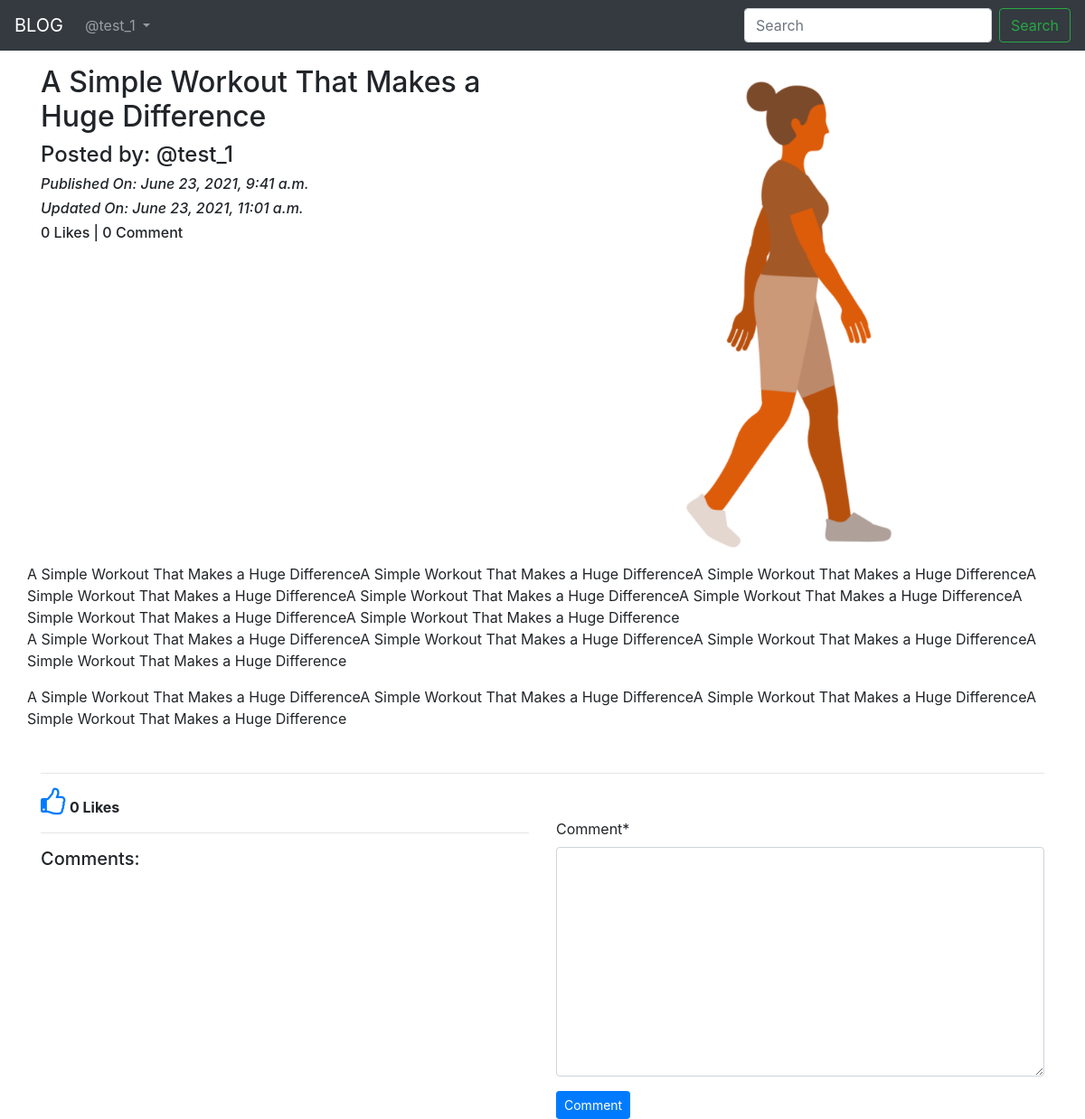
Page /blog/details/A-Simple-Workout-That-Makes-a-Huge-Difference-45eb043b-4f4b-4506-9a0d-4f77907d815c/ (signed in) on the committed database.
### App_Blog/models.py (models this page shows, shortened)
class Blog(models.Model):
    author = models.ForeignKey(User, on_delete=models.CASCADE, related_name='post_author')
    blog_title = models.CharField(max_length=300, verbose_name='Put a Title')
    slug = models.SlugField(max_length=264, unique=True, null=True)
    blog_content = models.TextField(verbose_name='What is on your mind')
    blog_image = models.ImageField(upload_to='blog_images', verbose_name='Image', null=True, blank=True,)
    publish_date = models.DateTimeField(auto_now_add=True)
    update_date = models.DateTimeField(auto_now=True)
    class Meta:
        ordering = ['-publish_date']

### App_Blog/views.py (the view, shortened to what this page needs)
# urls.py: path('details/<slug>/', views.blog_details, name="blog_details"),
@login_required
def blog_details(request, slug):
    blog = Blog.objects.get(slug=slug)
    comment_form = CommentForm()
    already_liked = Likes.objects.filter(blog=blog, user=request.user)
    if already_liked:
        liked = True
    else:
        liked = False
    return render(request, 'App_Blog/blog_details.html',
                  context={'blog': blog, 'comment_form': comment_form, 'liked': liked})

### App_Blog/forms.py
class CommentForm(forms.ModelForm):
    class Meta:
        model = Comment
        fields = ('comment',)

### templates/App_Blog/blog_details.html (shortened to what this page needs)
{% extends 'base.html' %}
{% load crispy_forms_tags %}
{% block body %}
<div class="row">
    <div class="col-sm-6">
        <h2>{{blog.blog_title}}</h2>
        <h4>Posted by: @{{blog.author}}</h4>
        <i><h6>Published On: {{blog.publish_date}}</h6></i>
        <i><h6>Updated On: {{blog.update_date}}</h6></i>
        <h6>{{blog.liked_blog.count}} Likes | {{blog.blog_comment.count}} Comment</h6>
    </div>
    <div class="col-sm-6">
        <img src="/static/{{blog.blog_image}}" alt="" width="100%">
    </div>
    <p>{{blog.blog_content|linebreaks}}</p>
</div>
 <hr>
{% if not liked %}
    <a href="{% url 'App_Blog:liked_post' pk=blog.pk %}">
        <i class="fa fa-thumbs-o-up fa-2x" aria-hidden="true"></i>
    </a> <b>{{blog.liked_blog.count}} Likes</b>
{% else %}
<a href="{% url 'App_Blog:unliked_post' pk=blog.pk %}">
        <i class="fa fa-thumbs-o-down fa-2x" aria-hidden="true"></i>
    </a> <b>{{blog.liked_blog.count}} Likes</b>
{% endif %}
<div class="row">
    <div class="col-sm-6">
        <hr>
        <h5>Comments: </h5>
    </div>
    <div class="col-sm-6">
        <form action="" method="POST">
            {{comment_form|crispy}}
            <button class="btn btn-primary btn-sm" type="submit">Comment</button>
        </form>
    </div>
</div>
{% endblock %}

### templates/base.html (shortened to what this page needs)
<!DOCTYPE html>
<html lang="en">
<head>
    <link rel="stylesheet" href="https://stackpath.bootstrapcdn.com/bootstrap/4.4.1/css/bootstrap.min.css"
>
    <link rel="stylesheet" href="https://cdnjs.cloudflare.com/ajax/libs/font-awesome/4.7.0/css/font-awesome.min.css"
/>
</head>
<body>
<div class="container">
    <nav class="navbar navbar-expand-lg navbar-dark bg-dark fixed-top">
        <a class="navbar-brand" href="{% url 'index' %}">BLOG</a>
        <div class="collapse navbar-collapse" id="navbarSupportedContent">
            <ul class="navbar-nav mr-auto">
                {% if user.is_authenticated %}
                <li class="nav-item dropdown">
                    <a class="nav-link dropdown-toggle" href="#" id="navbarDropdown" role="button"
                       data-toggle="dropdown" aria-haspopup="true" aria-expanded="false">
                        @{{user.username}}
                    </a>
                </li>
                {% endif %}
            </ul>
            <form class="form-inline my-2 my-lg-0">
                <input class="form-control mr-sm-2" type="search" placeholder="Search" aria-label="Search">
                <button class="btn btn-outline-success my-2 my-sm-0" type="submit">Search</button>
            </form>
        </div>
    </nav>
    <br>
    <br>
    <br>
    {% block body %}
    {% endblock %}
</div>
</body>
</html>

### rows in the picture
Blog: blog_title "A Simple Workout That Makes a Huge Difference", author "test_1", publish_date "June 23, 2021, 9:41 a.m.", update_date "June 23, 2021, 11:01 a.m.", liked_blog.count "0", blog_comment.count "0", blog_image (picture), blog_content "A Simple Workout That Makes a Huge DifferenceA Simple Workout That Makes a Huge DifferenceA Simple Workout That Makes a Huge DifferenceA Simple Workout That Makes a Huge DifferenceA Simple Workout That Makes a Huge DifferenceA Simple Workout That Makes a Huge DifferenceA Simple Workout That Makes a Huge DifferenceA Simple Workout That Makes a Huge Difference A Simple Workout That Makes a Huge DifferenceA Simple Workout That Makes a Huge DifferenceA Simple Workout That Makes a Huge DifferenceA Simple Workout That Makes a Huge Difference A Simple Workout That Makes a Huge DifferenceA Simple Workout That Makes a Huge DifferenceA Simple Workout That Makes a Huge DifferenceA Simple Workout That…"

### other values in the picture
{{ user.username }} "test_1"
